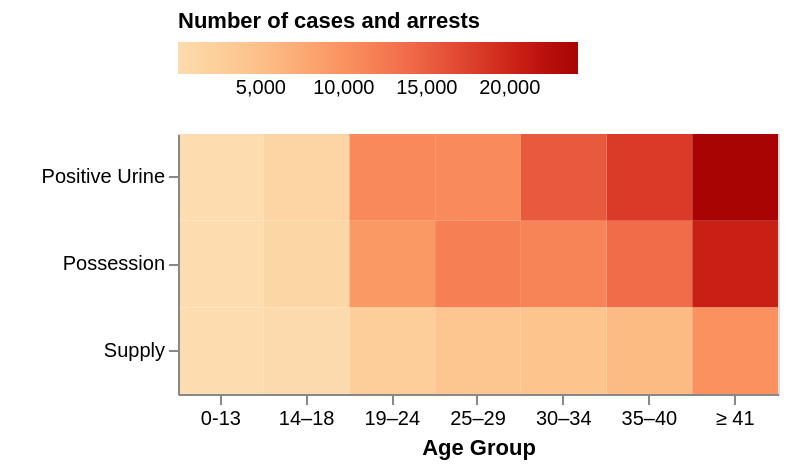

Write the Vega-Lite specification saved for this chart.
### Vega-Lite specification from a JSON file in a GitHub repository (floating-point values rounded to 4 significant figures)
{"$schema": "https://vega.github.io/schema/vega-lite/v5.json", "description": "Heatmap showing Age Group vs. Type of Drug with color representing number of cases or arrests.", "width": 300, "height": 130, "data": {"values": [{"Age Group": "0-13", "Type": "Supply", "Number": 9}, {"Age Group": "14–18", "Type": "Supply", "Number": 306}, {"Age Group": "19–24", "Type": "Supply", "Number": 2553}, {"Age Group": "25–29", "Type": "Supply", "Number": 3884}, {"Age Group": "30–34", "Type": "Supply", "Number": 4307}, {"Age Group": "35–40", "Type": "Supply", "Number": 5606}, {"Age Group": "≥ 41", "Type": "Supply", "Number": 10052}, {"Age Group": "0-13", "Type": "Possession", "Number": 12}, {"Age Group": "14–18", "Type": "Possession", "Number": 1064}, {"Age Group": "19–24", "Type": "Possession", "Number": 9255}, {"Age Group": "25–29", "Type": "Possession", "Number": 11885}, {"Age Group": "30–34", "Type": "Possession", "Number": 11406}, {"Age Group": "35–40", "Type": "Possession", "Number": 13669}, {"Age Group": "≥ 41", "Type": "Possession", "Number": 20460}, {"Age Group": "0-13", "Type": "Positive Urine", "Number": 7}, {"Age Group": "14–18", "Type": "Positive Urine", "Number": 1340}, {"Age Group": "19–24", "Type": "Positive Urine", "Number": 10829}, {"Age Group": "25–29", "Type": "Positive Urine", "Number": 10739}, {"Age Group": "30–34", "Type": "Positive Urine", "Number": 15481}, {"Age Group": "35–40", "Type": "Positive Urine", "Number": 18164}, {"Age Group": "≥ 41", "Type": "Positive Urine", "Number": 24112}]}, "mark": "rect", "encoding": {"x": {"field": "Age Group", "type": "nominal", "title": "Age Group", "axis": {"labelAngle": 0}}, "y": {"field": "Type", "type": "nominal", "title": "          "}, "color": {"field": "Number", "type": "quantitative", "title": "Number of cases and arrests", "scale": {"scheme": "orangered"}, "legend": {"title": "Number of cases and arrests", "orient": "top"}}, "tooltip": [{"field": "Age Group", "type": "nominal", "title": "Age Group"}, {"field": "Type", "type": "nominal", "title": "Type of Drug"}, {"field": "Number", "type": "quantitative", "title": "Number"}]}}
